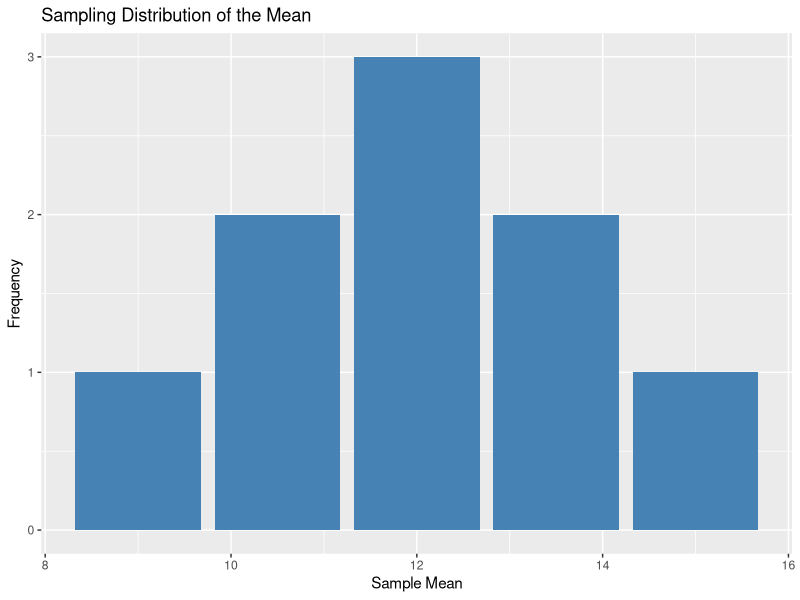

Generate this figure with R:
## ---- chunk 1
knitr::opts_chunk$set(echo = TRUE)
library(kableExtra)
library(ggplot2)
## ---- chunk 2
population <- c(9, 12, 15)
probabilities <- rep(1/3, 3) 

samples <- expand.grid(population, population)
colnames(samples) <- c("X1", "X2")


samples$mean <- rowMeans(samples)
samples$p_xbar <- rep(1/9, nrow(samples))

samples$xbar_p_xbar <- samples$mean * samples$p_xbar
samples$xbar2_p_xbar <- (samples$mean^2) * samples$p_xbar

final_table <- data.frame(
  X1 = samples$X1,
  X2 = samples$X2,
  mean = samples$mean,
  xbar = samples$mean,
  `p(xbar)` = samples$p_xbar,
  `xbar * p(xbar)` = samples$xbar_p_xbar,
  `xbar^2 * p(xbar)` = samples$xbar2_p_xbar
)

knitr::kable(final_table, 
             col.names = c("X1", "X2", "mean", "xbar", "p(xbar)", "xbar * p(xbar)", "xbar^2 * p(xbar)"), 
             caption = "Sampling Distribution Table")

sampling_dist <- data.frame(mean = samples$mean)

ggplot(sampling_dist, aes(x = mean)) +
  geom_bar(stat = "count", fill = "steelblue") +
  labs(title = "Sampling Distribution of the Mean",
       x = "Sample Mean",
       y = "Frequency")

## ---- chunk 3
x <- c(6, 9, 12, 15, 18)
p_x <- c(0.1, 0.2, 0.4, 0.2, 0.1)

data <- data.frame(x, p_x)

kable(data, col.names = c("x", "p(x)")) %>%
  kable_styling(bootstrap_options = c("striped", "hover"))

mu <- sum(x * p_x)

variance <- sum((x - mu)^2 * p_x)
